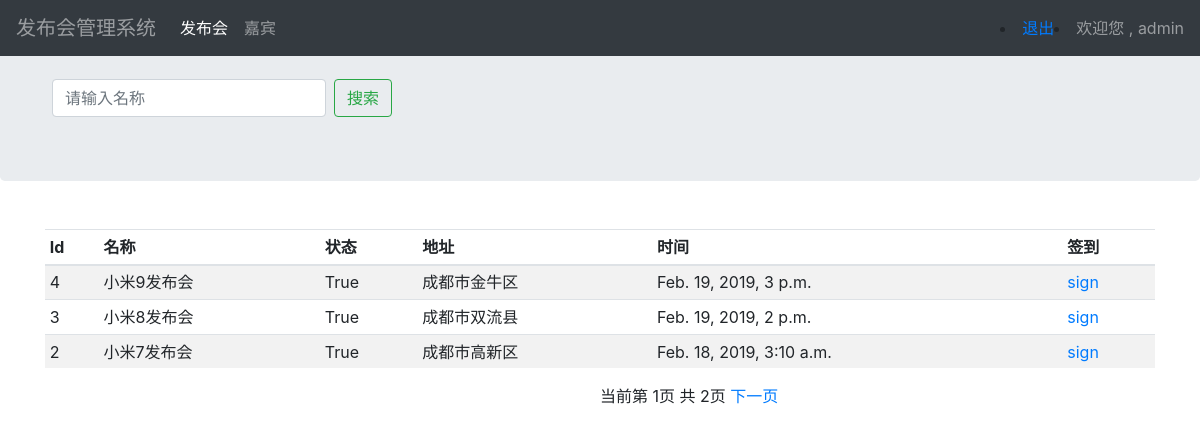
The page /event_manage/ (signed in) on the database its author committed.
### Sign/models.py (models this page shows, shortened)
class Event(models.Model):
    name=models.CharField(max_length=100) #发布会标题
    limit=models.IntegerField() #限制参与人数
    status=models.BooleanField() #发布会状态
    address=models.CharField(max_length=200) #发布会地址
    start_time=models.DateTimeField() #发布会时间
    create_time=models.DateTimeField(auto_now=True) #发布会创建时间
    class Meta:
        ordering=['-id'] #分页数据不满一页时，去掉警告信息

### Sign/views.py (the view)
# urls.py: path('event_manage/',views.event_manage),
@login_required
def event_manage(request):
    username=request.session.get('user','') #获取浏览器的session
    events_=Event.objects.all()
    if len(events_) ==0:
        return render(request, "event_manage.html", {'user': username, 'hint': '查询结果为空，请重新输入！'})
    p = Paginator(events_, 3)
    page = request.GET.get('page')
    try:
        contacts = p.page(page)
    except PageNotAnInteger:
        contacts = p.page(1)
    except EmptyPage:
        contacts = p.page(p.num_pages)
    return render(request, "event_manage.html", {'user':username,'events': contacts})

### Sign/templates/event_manage.html (shortened to what this page needs)
<!doctype html>
<html lang="en">
  <head>
      {% load bootstrap4 %}
      {% bootstrap_css %}
  </head>
  <body>
    <nav class="navbar navbar-expand-md navbar-dark fixed-top bg-dark">
      <a class="navbar-brand" style="color: rgba(255,255,255,.5)">发布会管理系统</a>
      <div class="collapse navbar-collapse" id="navbarsExampleDefault">
        <ul class="navbar-nav mr-auto">
          <li class="nav-item active">
            <a class="nav-link" href="#">发布会 <span class="sr-only">(current)</span></a>
          </li>
          <li class="nav-item">
            <a class="nav-link" href="/guest_manage/">嘉宾</a>
          </li>
        </ul>
          <form method="post" class="form-inline my-2 my-lg-0">
              <li><a href="/logout/">退出</a></li>
              <li><a style="color: rgba(255,255,255,.5)">欢迎您 , {{ user }}</a></li>
          </form>
      </div>
    </nav>
    <main role="main">
      <div class="jumbotron">
          <form class="form-inline mt-2 mt-md-0" method="get" action="/search_name/" style="padding-top: 15px;padding-left: 20px">
            <input class="form-control mr-sm-2" type="text" name="name" placeholder="请输入名称" aria-label="Search">
            <button class="btn btn-outline-success my-2 my-sm-0" type="submit">搜索</button>
          </form>
      </div>
      <div class="container">
          <div class="table-responsive">
            <table class="table table-striped table-sm">
              <thead>
                <tr>
                    <th>Id</th>
                    <th>名称</th>
                    <th>状态</th>
                    <th>地址</th>
                    <th>时间</th>
                    <th>签到</th>
                </tr>
              </thead>
              <tbody>
              {% for event in events %}
                <tr>
                  <td>{{ event.id }}</td>
                  <td>{{ event.name }}</td>
                  <td>{{ event.status }}</td>
                  <td>{{ event.address }}</td>
                  <td>{{ event.start_time }}</td>
                    <td><a href="/sign_index/{{ event.id }}/" target="_blank">sign</a></td>
                  </tr>
              {% endfor %}
              </tbody>
            </table>
          </div>
      </div>
        <div class="pagination" style="padding-left: 600px">
            <span class="step-links">
                <span class="current">
                    当前第 {{ events.number }}页 共 {{ events.paginator.num_pages }}页
                </span>
                {% if events.has_next %}
                    {% if name %}
                        <a href="?name={{ name }}&page={{ events.next_page_number }}">下一页</a>
                    {% else %}
                        <a href="?page={{ events.next_page_number }}">下一页</a>
                    {% endif %}
                {% endif %}
            </span>
        </div>
    </main>
  </body>
</html>

### rows shown on the page
Event: id "4", name "小米9发布会", status "True", address "成都市金牛区", start_time "Feb. 19, 2019, 3 p.m."
Event: id "3", name "小米8发布会", status "True", address "成都市双流县", start_time "Feb. 19, 2019, 2 p.m."
Event: id "2", name "小米7发布会", status "True", address "成都市高新区", start_time "Feb. 18, 2019, 3:10 a.m."

### other values the page prints
{{ user }} "admin"
{{ events.number }} "1"
{{ events.paginator.num_pages }} "2"
